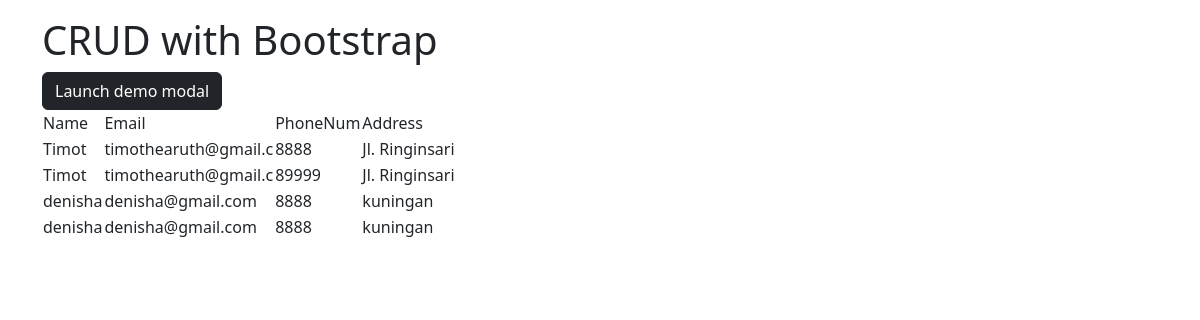
The page / on the database its author committed.
### tables this page shows
CREATE TABLE `data` (
  `id` int(11) NOT NULL,
  `Name` varchar(50) NOT NULL,
  `Email` varchar(20) NOT NULL,
  `PhoneNum` int(11) NOT NULL,
  `Address` varchar(200) NOT NULL
);

### index.php (the view, shortened to what this page needs)
<?php
include 'connection.php';
?>
<!DOCTYPE html>
<html lang="en">
<head>
    <link href="https://cdn.jsdelivr.net/npm/bootstrap@5.3.1/dist/css/bootstrap.min.css" rel="stylesheet">
</head>
<body>
    <div class="container my-3">
        <h1>CRUD with Bootstrap</h1>
        <button type="button" class="btn btn-dark" data-bs-toggle="modal" data-bs-target="#exampleModal">
            Launch demo modal
        </button>
        <table>
                <tr>
                    <td>Name</td>
                    <td>Email</td>
                    <td>PhoneNum</td>
                    <td>Address</td>
                </tr>
            <?php
                $sql1 = "SELECT * FROM data";
                $query = mysqli_query($con,$sql1);
                while($data = mysqli_fetch_array($query)){
                    ?>
                <tr>
                    <td><?=$data["Name"]?></td>
                    <td><?=$data["Email"]?></td>
                    <td><?=$data["PhoneNum"]?></td>
                    <td><?=$data["Address"]?></td>
                </tr>
                <?php
                }
                    ?>
        </table>
    </div>
</body>
</html>

### rows shown on the page
data: Name "Timot", Email "timothearuth@gmail.c", PhoneNum "8888", Address "Jl. Ringinsari"
data: Name "Timot", Email "timothearuth@gmail.c", PhoneNum "89999", Address "Jl. Ringinsari"
data: Name "denisha", Email "denisha@gmail.com", PhoneNum "8888", Address "kuningan"
data: Name "denisha", Email "denisha@gmail.com", PhoneNum "8888", Address "kuningan"
